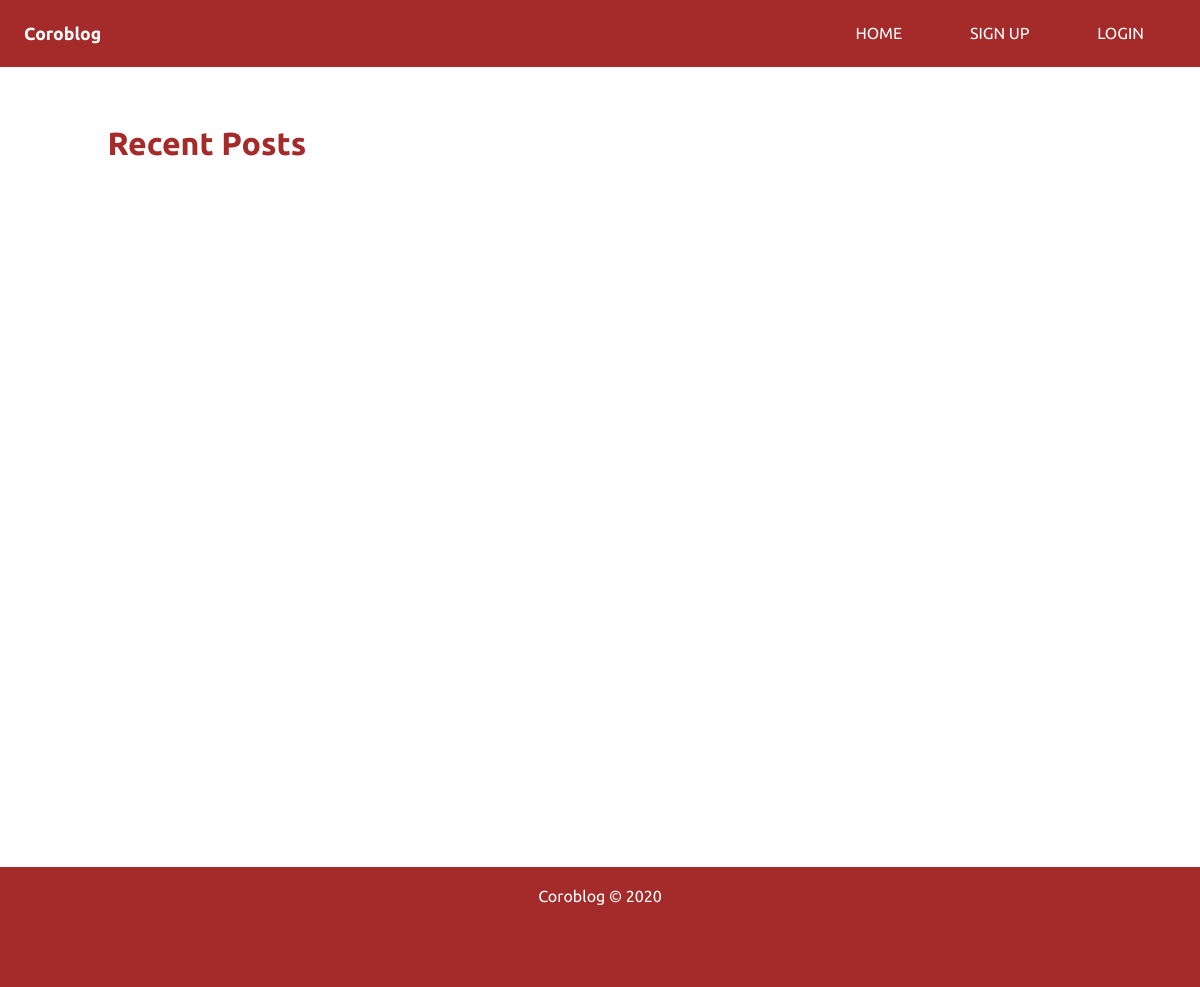
The app's page /, older data.
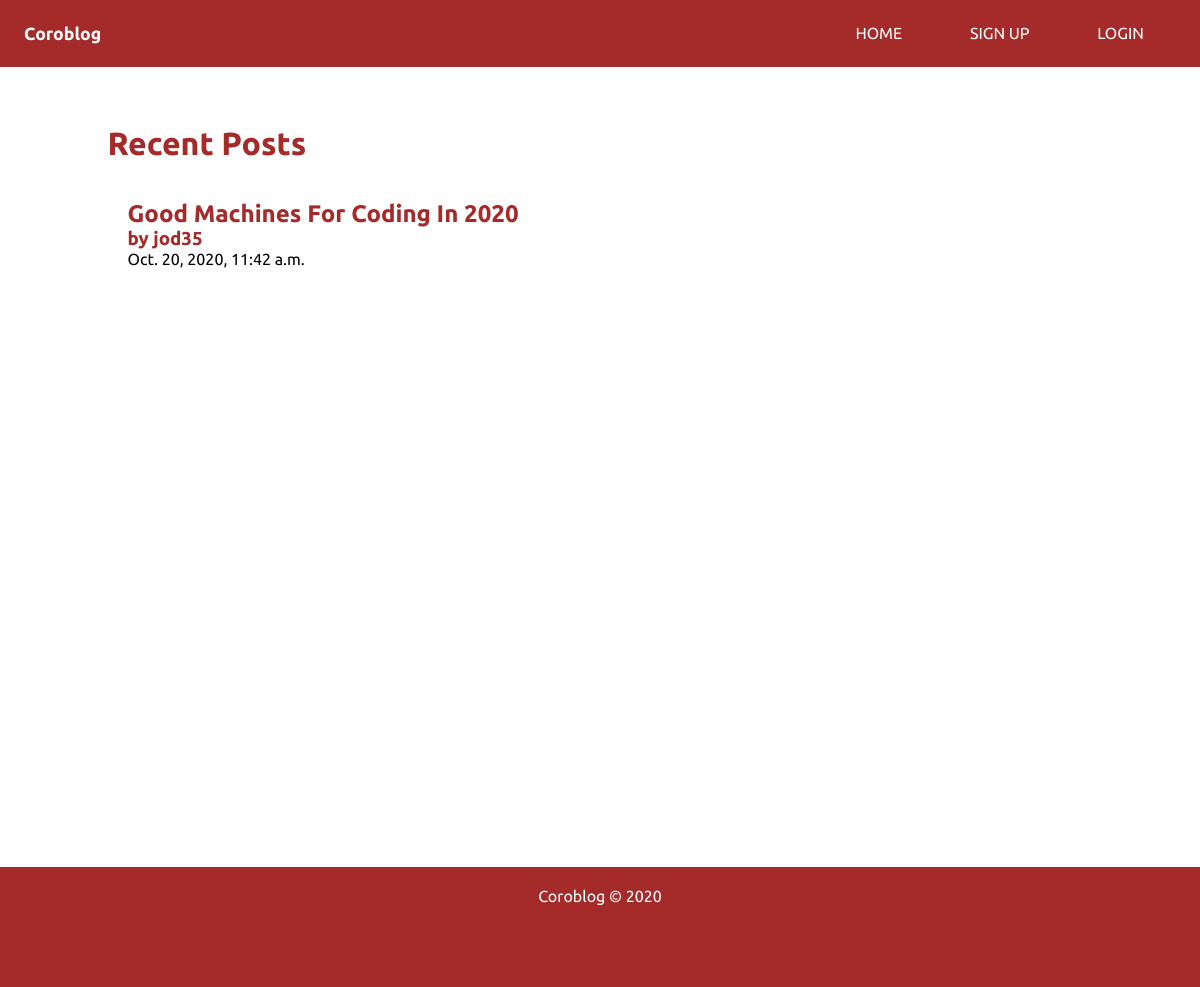
The same page, newer data.
### blog/models.py (models this page shows, shortened)
class Post(models.Model):
    STATUS_CHOICES=(
        ('draft','Draft'),
        ('published','Published'),
    )
    author=models.ForeignKey(User,on_delete=models.CASCADE,related_name='blog_posts')
    title=models.CharField(max_length=250)
    slug=models.SlugField(max_length=250,unique_for_date='publish',db_index=True)
    body=models.TextField()
    publish=models.DateTimeField(default=timezone.now)
    created=models.DateTimeField(auto_now_add=True)
    updated=models.DateTimeField(auto_now=True)
    status=models.CharField(max_length=250,choices=STATUS_CHOICES,default='draft')
    class Meta:
        ordering=['-publish']
    objects=models.Manager()
    published=PublishedModelManager()

### blog/views.py (the view)
# urls.py: path('',views.index,name='home'),
def index(request):
    posts=Post.published.all()
    context={
        'posts':posts
    }
    return render(request,'blog/index.html',context)

### blog/models.py (called while the page is built)
    def get_queryset(self):
        return super(PublishedModelManager,self).get_queryset().filter(status='published')

### blog/templates/blog/index.html (shortened to what this page needs)
{% extends 'blog/base.html' %}
{% block body %}
    <div class="container">
        <div class="left-side">
            <h1 class="left-header">Recent Posts</h1>
            <br>
            {% for post in posts %}
                <div class="post">
                    <a href="/details/{{post.slug}}" class="post-title"><h2>{{ post.title }}</h2></a>
                    <h3 class="post-author">by {{post.author}}</h3>
                    <p>{{post.publish}}</p>
                </div>
            {% endfor %}
        </div>
    </div>
{% endblock body %}

### blog/templates/blog/base.html (shortened to what this page needs)
{% load static %}
<!DOCTYPE html>
<html lang="en">
<head>
    <link rel="stylesheet" href="{% static 'blog/main.css' %}">
</head>
<body>
    <section class="header">
        <nav>
            <div class="logo">
                <a href="{% url 'blog:home' %}" style="color: white;">Coroblog</a>
            </div>
            <div class="links">
                {% if user.is_authenticated %}
                        <a href="{% url 'blog:home' %}">Home</a>
                        <a href="">Profile</a>
                        <a href="{% url 'blog:logout' %}">Log Out</a>
                    {% else %}
                        <a href="{% url 'blog:home' %}">home</a>
                        <a href="{% url 'blog:signup' %}">Sign Up</a>
                        <a href="{% url 'blog:login' %}">Login</a>
                {% endif %}
            </div>
        </nav>
    </section>
    <div class="main">
        {% block body %}
        {% endblock body %}
    </div>
    <footer  class="footer mt-auto py-3">
        <center class="text-muted">
            Coroblog &copy;
        </center>
    </footer>
</body>
</html>

### blog/static/blog/main.css (style rules this page uses)
* { padding: 0; margin: 0; font-family: 'Ubuntu', sans-serif; }
a { text-decoration: none; outline:none ; }
.logo { font-weight: bold; font-size: 1.1rem; }
nav { display: flex; justify-content: space-between; padding: 1.5em; background-color: brown; color: white; }
.links a { color: white; padding: 2em; text-transform: uppercase; }
.main { min-height: 100vh; }
.left-side { padding: 5%; }
.left-header { color: brown; }
.container { display: flex; margin-left: 50px; }
.post { padding: 20px; }
.post-title { text-transform: capitalize; color: brown; }
.post-author { color: brown; }
footer { background-color: brown; height: 10vh; padding: 20px; color: white; }

Row changes from the older to the newer data that the page shows:
added Post: title "Good Machines For Coding In 2020", author "jod35", publish "Oct. 20, 2020, 11:42 a.m."
